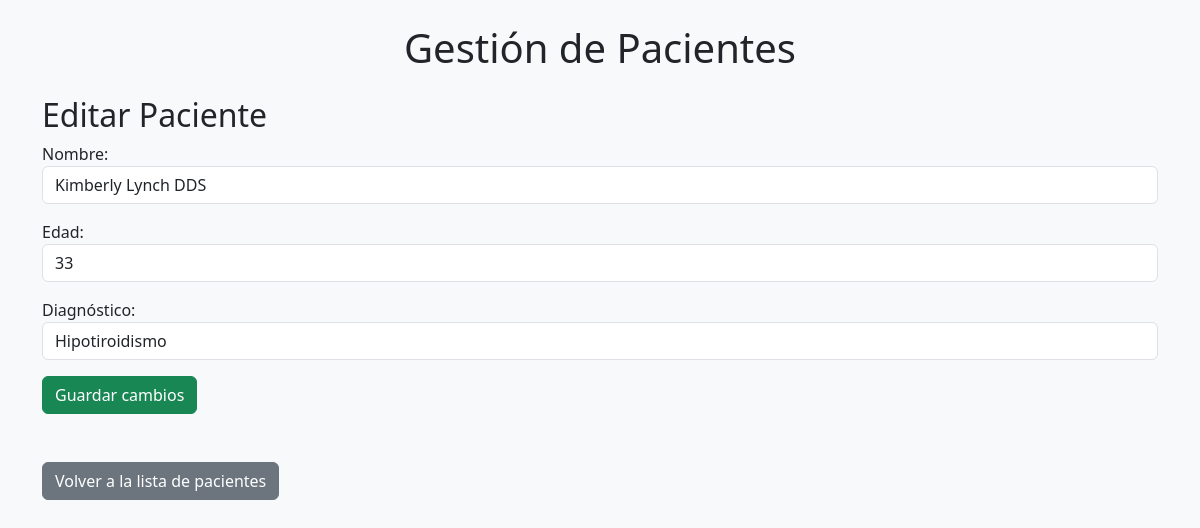
The app's page /editar_paciente/1 (signed in) with its own data.
### tables this page shows
CREATE TABLE Pacientes (
            id INTEGER PRIMARY KEY AUTOINCREMENT,
            nombre TEXT NOT NULL,
            edad INTEGER NOT NULL,
            diagnostico TEXT NOT NULL
        );

### app.py (the view, shortened to what this page needs)
@app.route('/editar_paciente/<int:id>', methods=['GET', 'POST'])
def editar_paciente(id):
    paciente = db.obtener_paciente_por_id(id)
    return render_template('editar_paciente.html', paciente=paciente)

### app.py (called while the page is built)
@app.before_request
def requerir_login():
    rutas_libres = ['login', 'registro', 'static']
    if request.endpoint not in rutas_libres and 'usuario' not in session:
        return redirect(url_for('login'))

### db.py (called while the page is built)
def obtener_paciente_por_id(id):
    conn = sqlite3.connect('data.db')
    cursor = conn.cursor()
    cursor.execute('SELECT * FROM Pacientes WHERE id = ?', (id,))
    paciente = cursor.fetchone()
    conn.close()
    return paciente

### templates/editar_paciente.html (shortened to what this page needs)
{% extends  "base.html" %}
{% block content %}
    <h2>Editar Paciente</h2>
    <form action="" method="post">
        <div class="mb-3">
            <label for="nombre">Nombre:</label>
            <input type="text" id="nombre" name="nombre" value="{{ paciente[1] }}" class="form-control">
        </div>
        <div class="mb-3">
            <label for="edad">Edad:</label>
            <input type="number" id="edad" name="edad" value="{{ paciente[2] }}" class="form-control">
        </div>
        <div class="mb-3">
            <label for="diagnostico">Diagnóstico:</label>
            <input type="text" id="diagnostico" name="diagnostico" value="{{ paciente[3] }}" class="form-control">
        </div>
        <button type="submit" class="btn btn-success">Guardar cambios</button>
    </form>
    <br><br>
    <a href="{{ url_for('index') }}" class="btn btn-secondary">Volver a la lista de pacientes</a>
{% endblock %}

### records on screen
Pacientes: nombre "Kimberly Lynch DDS", edad "33", diagnostico "Hipotiroidismo"
